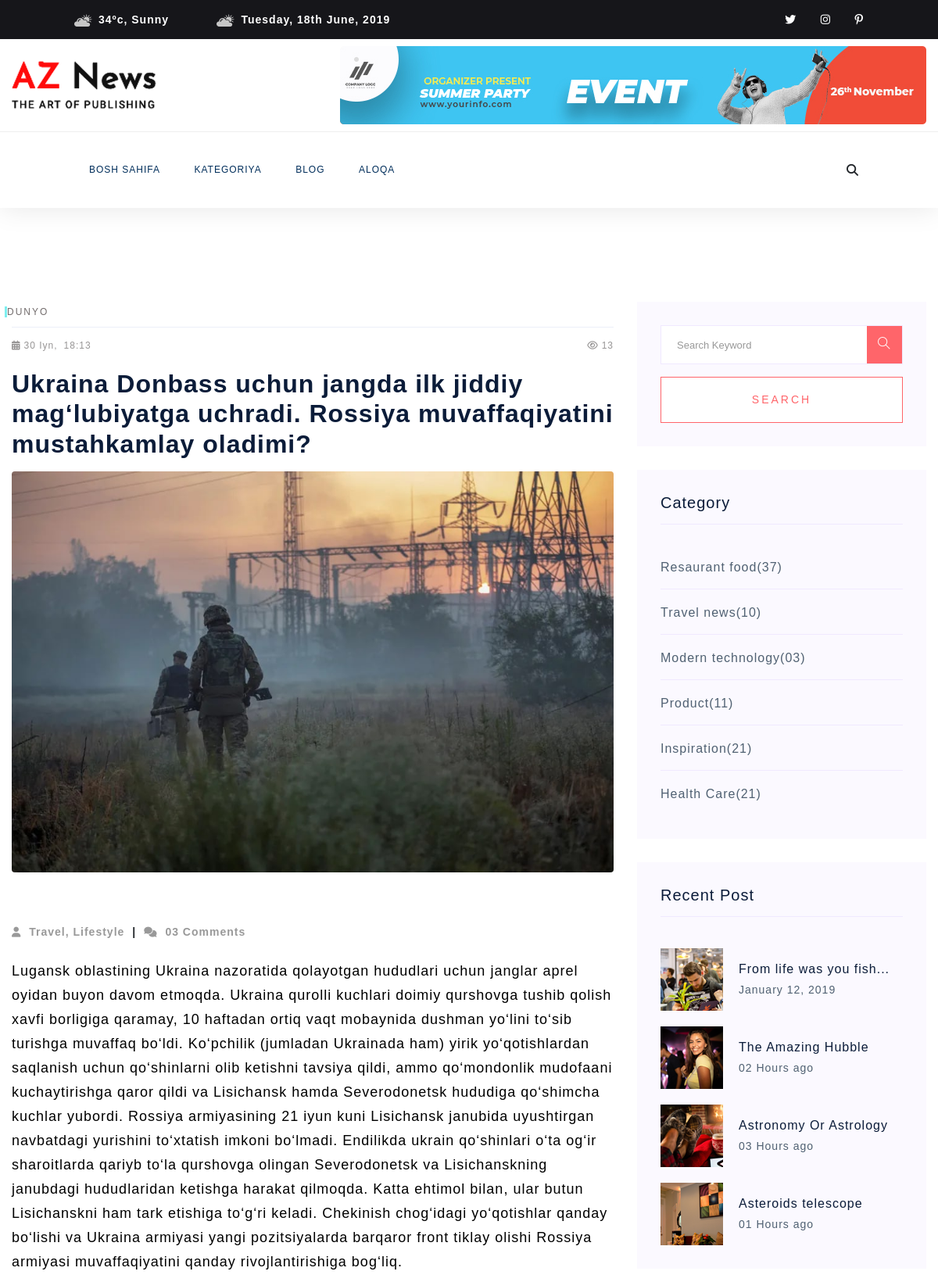
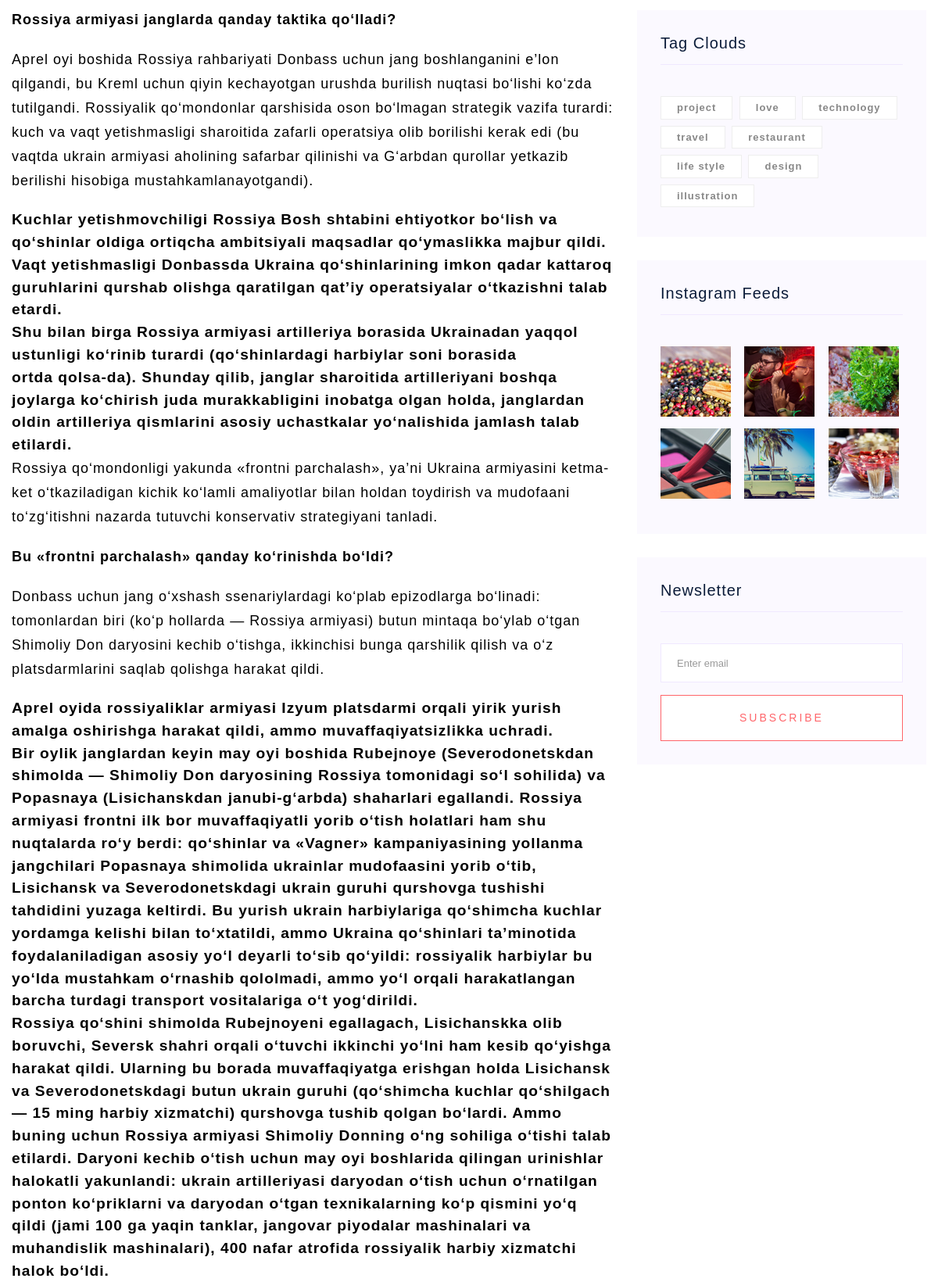
The app's page /single_blog/1/ (upper part) with its own data (2 pictures, top to bottom).
### pages/models.py (models this page shows, shortened)
class CenterNews(models.Model):
    category = models.ForeignKey(Category, on_delete=models.SET_NULL, null=True)
    img = models.ImageField(null=True)
    title = models.CharField(max_length=255)
    text = RichTextUploadingField(null=True)
    date = models.DateTimeField(null=True, auto_now_add=True)
    view_count = models.IntegerField(default=0, null=True)
    @property
    def get_image(self):
        try:
            return self.img.url
        except:
            return ""

class Category(models.Model):
    name = models.CharField(max_length=255)
    def __str__(self):
        return self.name

### pages/views.py (the view)
# urls.py: path('single_blog/<int:id>/', single_blog, name='single_blog'),
def single_blog(request, id):
    cDate = datetime.date.today()
    fDate = cDate.strftime("%b %d")
    try:
        posts = RightNews.objects.get(id=id)
    except:
        posts = CenterNews.objects.get(id=id)
    posts.view_count += 1
    posts.save()
    return render(request, 'single-blog.html', context={
        'posts': posts,
        'fDate':fDate,
    })

### templates/single-blog.html (shortened to what this page needs)
{% extends 'base.html' %}
{% load static %}
{% block content %}
   <section class="blog_area single-post-area section-padding">
      <div class="container">
         <div class="row">
            <div class="col-lg-8 posts-list">
               <div class="single-post">
                    <div class="trand-right-cap">
                                <span><a href="#" class="category__title"><span style="color: #726c6c;" class="category__title1">{{ posts.category }}</span></a></span>
                    </div>
                   <hr class="mt-2 mb-2">
                   <div  class="timeNews d-flex justify-content-between">
                                 <div class="d-flex ">
                                     <p><i class="fa-solid fa-calendar-days mr-1"></i>{{ posts.date | date:"d M" }},</p>
                                     <p class="ml-2">{{ posts.date | time:"H:i" }}</p>
                                 </div>
                                <p><i class="fa-regular fa-eye mr-1"></i>{{ posts.view_count }}</p>
                   </div>
                   <h2 class="mb-3 text-black font-weight-bold">{{ posts.title}}
                     </h2>
                  <div class="feature-img">
                     <img class="img-fluid rounded w-100 mb-4" src="{{ posts.get_image }}" alt="">
                  </div>
                  <div class="blog_details">
                     <ul class="blog-info-link mt-3 mb-4">
                        <li><a href="#"><i class="fa fa-user"></i> Travel, Lifestyle</a></li>
                        <li><a href="#"><i class="fa fa-comments"></i> 03 Comments</a></li>
                     </ul>
                     <p class="excert">
                   {{ posts.text | safe }}
                     </p>
                  </div>
               </div>
            </div>
            <div class="col-lg-4">
               <div class="blog_right_sidebar">
                  <aside class="single_sidebar_widget search_widget">
                     <form action="#">
                        <div class="form-group">
                           <div class="input-group mb-3">
                              <input type="text" class="form-control" placeholder='Search Keyword'
                                 onfocus="this.placeholder = ''" onblur="this.placeholder = 'Search Keyword'">
                              <div class="input-group-append">
                                 <button class="btns" type="button"><i class="ti-search"></i></button>
                              </div>
                           </div>
                        </div>
                        <button class="button rounded-0 primary-bg text-white w-100 btn_1 boxed-btn"
                           type="submit">Search</button>
                     </form>
                  </aside>
                  <aside class="single_sidebar_widget post_category_widget">
                     <h4 class="widget_title">Category</h4>
                     <ul class="list cat-list">
                        <li>
                           <a href="#" class="d-flex">
                              <p>Resaurant food</p>
                              <p>(37)</p>
                           </a>
                        </li>
                        <li>
                           <a href="#" class="d-flex">
                              <p>Travel news</p>
                              <p>(10)</p>
                           </a>
                        </li>
                        <li>
                           <a href="#" class="d-flex">
                              <p>Modern technology</p>
                              <p>(03)</p>
                           </a>
                        </li>
                        <li>
                           <a href="#" class="d-flex">
                              <p>Product</p>
                              <p>(11)</p>
                           </a>
                        </li>
                        <li>
                           <a href="#" class="d-flex">
                              <p>Inspiration</p>
                              <p>(21)</p>
                           </a>
                        </li>
                        <li>
                           <a href="#" class="d-flex">
                              <p>Health Care</p>
                              <p>(21)</p>
                           </a>
                        </li>
                     </ul>
                  </aside>
                  <aside class="single_sidebar_widget popular_post_widget">
                     <h3 class="widget_title">Recent Post</h3>
                     <div class="media post_item">
                        <img src="{% static 'assets/img/post/post_1.png' %}" alt="post">
                        <div class="media-body">
                           <a href="single-blog.html">
                              <h3>From life was you fish...</h3>
                           </a>
                           <p>January 12, 2019</p>
                        </div>
                     </div>
                     <div class="media post_item">
                        <img src="{% static 'assets/img/post/post_2.png' %}" alt="post">
                        <div class="media-body">
                           <a href="single-blog.html">
                              <h3>The Amazing Hubble</h3>
                           </a>
                           <p>02 Hours ago</p>
                        </div>
                     </div>
                     <div class="media post_item">
                        <img src="{% static 'assets/img/post/post_3.png' %}" alt="post">
                        <div class="media-body">
                           <a href="single-blog.html">
                              <h3>Astronomy Or Astrology</h3>
                           </a>
                           <p>03 Hours ago</p>
                        </div>
                     </div>
                     <div class="media post_item">
                         <img class="img-fluid" src="{% static 'assets/img/post/post_4.png' %}" alt="">
                         <div class="media-body">
                           <a href="single-blog.html">
                              <h3>Asteroids telescope</h3>
                           </a>
                           <p>01 Hours ago</p>
                        </div>
                     </div>
                  </aside>
                  <aside class="single_sidebar_widget tag_cloud_widget">
                     <h4 class="widget_title">Tag Clouds</h4>
                     <ul class="list">
                        <li>
                           <a href="#">project</a>
                        </li>
                        <li>
                           <a href="#">love</a>
                        </li>
                        <li>
                           <a href="#">technology</a>
                        </li>
                        <li>
                           <a href="#">travel</a>
                        </li>
                        <li>
                           <a href="#">restaurant</a>
                        </li>
                        <li>
                           <a href="#">life style</a>
                        </li>
                        <li>
                           <a href="#">design</a>
                        </li>
                        <li>
                           <a href="#">illustration</a>
                        </li>
                     </ul>
                  </aside>
                  <aside class="single_sidebar_widget instagram_feeds">
                     <h4 class="widget_title">Instagram Feeds</h4>
                     <ul class="instagram_row flex-wrap">
                        <li>
                           <a href="#">
                              <img class="img-fluid" src="{% static 'assets/img/post/post_5.png' %}" alt="">
                           </a>
                        </li>
                        <li>
                           <a href="#">
                              <img class="img-fluid" src="{% static 'assets/img/post/post_6.png' %}" alt="">
                           </a>
                        </li>
                        <li>
                           <a href="#">
                              <img class="img-fluid" src="{% static 'assets/img/post/post_7.png' %}" alt="">
                           </a>
                        </li>
                        <li>
                           <a href="#">
                              <img class="img-fluid" src="{% static 'assets/img/post/post_8.png' %}" alt="">
                           </a>
                        </li>
                        <li>
                           <a href="#">
                              <img class="img-fluid" src="{% static 'assets/img/post/post_9.png' %}" alt="">
                           </a>
                        </li>
                        <li>
                           <a href="#">
                              <img class="img-fluid" src="{% static 'assets/img/post/post_10.png' %}" alt="">
                           </a>
                        </li>
                     </ul>
                  </aside>
                  <aside class="single_sidebar_widget newsletter_widget">
                     <h4 class="widget_title">Newsletter</h4>
                     <form action="#">
                        <div class="form-group">
                           <input type="email" class="form-control" onfocus="this.placeholder = ''"
                              onblur="this.placeholder = 'Enter email'" placeholder='Enter email' required>
                        </div>
                        <button class="button rounded-0 primary-bg text-white w-100 btn_1 boxed-btn"
                           type="submit">Subscribe</button>
                     </form>
                  </aside>
               </div>
            </div>
         </div>
      </div>
   </section>
   {% endblock content %}

### records on screen
CenterNews: category "DUNYO", date "30 Iyn", date "18:13", view_count "13", title "Ukraina Donbass uchun jangda ilk jiddiy mag‘lubiyatga uchradi. Rossiya muvaffaqiyatini mustahkamlay oladimi?", get_image (picture), text "Lugansk oblastining Ukraina nazoratida qolayotgan hududlari uchun janglar aprel oyidan buyon davom etmoqda. Ukraina qurolli kuchlari doimiy qurshovga tushib qolish xavfi borligiga qaramay, 10 haftadan ortiq vaqt mobaynida dushman yo‘lini to‘sib turishga muvaffaq bo‘ldi. Ko‘pchilik (jumladan Ukrainada ham ) yirik yo‘qotishlardan saqlanish uchun qo‘shinlarni olib ketishni tavsiya qildi, ammo qo‘mondonlik mudofaani kuchaytirishga qaror qildi va Lisichansk hamda Severodonetsk hududiga qo‘shimcha kuchlar yubordi. Rossiya armiyasining 21 iyun kuni Lisichansk janubida uyushtirgan navbatdagi yurishini to‘xtatish imkoni bo‘lmadi. Endilikda ukrain qo‘shinlari o‘ta og‘ir sharoitlarda qariyb to‘la…"
